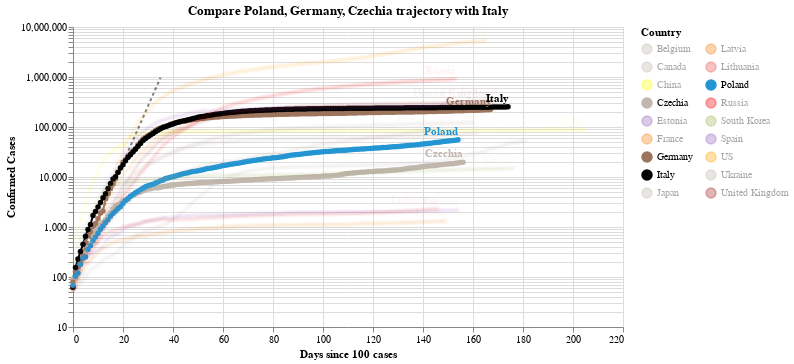

The code cell stored with this chart in its notebook:
### Code cell
#hide_input
chart2 = make_since_chart(dff2,['Poland', 'Germany', 'Czechia'], baseline_countries)
chart2

### Figure 1 — Vega-Lite specification as saved in the notebook (floating-point values rounded to 4 significant figures; data arrays with more than 128 entries replaced by an {"elided": "..."} marker saying what was removed)
{"config": {"view": {"continuousWidth": 400, "continuousHeight": 300}}, "layer": [{"data": {"name": "data-628230001892d6798b50651be41d1b3e"}, "mark": {"type": "line", "color": "black", "opacity": 0.5, "strokeDash": [3, 3]}, "encoding": {"x": {"type": "quantitative", "field": "Days since 100 cases"}, "y": {"type": "quantitative", "field": "Confirmed Cases"}}}, {"data": {"name": "data-8abad08d7608dbf7b0980581373dfdcc"}, "mark": {"type": "line", "point": true}, "encoding": {"color": {"type": "nominal", "field": "Country", "legend": {"columns": 2}, "scale": {"domain": ["Belgium", "Canada", "China", "Czechia", "Estonia", "France", "Germany", "Italy", "Japan", "Latvia", "Lithuania", "Poland", "Russia", "South Korea", "Spain", "US", "Ukraine", "United Kingdom"], "range": ["#C1B7AD", "#C1B7AD", "yellow", "#C1B7AD", "#9467bd", "#F58518", "#9D755D", "black", "#C1B7AD", "#F58518", "#E45756", "#2495D3", "red", "#A1BA59", "#9467bd", "orange", "#C1B7AD", "brown"]}}, "opacity": {"condition": {"value": 1, "selection": "selector002"}, "value": 0.05}, "tooltip": [{"type": "nominal", "field": "Country"}, {"type": "temporal", "field": "Date"}, {"type": "quantitative", "field": "Confirmed Cases"}, {"type": "quantitative", "field": "Days since 100 cases"}], "x": {"type": "quantitative", "field": "Days since 100 cases"}, "y": {"type": "quantitative", "field": "Confirmed Cases", "scale": {"type": "log"}}}, "selection": {"selector002": {"type": "multi", "fields": ["Country"], "bind": "legend", "init": [{"Country": "Poland"}, {"Country": "Germany"}, {"Country": "Czechia"}, {"Country": "Italy"}]}}, "width": 550}, {"data": {"name": "data-8abad08d7608dbf7b0980581373dfdcc"}, "mark": {"type": "text", "align": "right", "dy": -8, "fontWeight": "bold"}, "encoding": {"color": {"type": "nominal", "field": "Country", "legend": {"columns": 2}, "scale": {"domain": ["Belgium", "Canada", "China", "Czechia", "Estonia", "France", "Germany", "Italy", "Japan", "Latvia", "Lithuania", "Poland", "Russia", "South Korea", "Spain", "US", "Ukraine", "United Kingdom"], "range": ["#C1B7AD", "#C1B7AD", "yellow", "#C1B7AD", "#9467bd", "#F58518", "#9D755D", "black", "#C1B7AD", "#F58518", "#E45756", "#2495D3", "red", "#A1BA59", "#9467bd", "orange", "#C1B7AD", "brown"]}}, "opacity": {"condition": {"value": 1, "selection": "selector002"}, "value": 0.05}, "text": {"type": "nominal", "field": "Country"}, "tooltip": [{"type": "nominal", "field": "Country"}, {"type": "temporal", "field": "Date"}, {"type": "quantitative", "field": "Confirmed Cases"}, {"type": "quantitative", "field": "Days since 100 cases"}], "x": {"type": "quantitative", "field": "Days since 100 cases"}, "y": {"type": "quantitative", "field": "Confirmed Cases", "scale": {"type": "log"}}}, "transform": [{"filter": "(datum['Date'] >= 1597363200000)"}], "width": 550}], "title": "Compare Poland, Germany, Czechia trajectory with Italy", "$schema": "https://vega.github.io/schema/vega-lite/v4.0.2.json", "datasets": {"data-628230001892d6798b50651be41d1b3e": [{"Days since 100 cases": 0, "Confirmed Cases": 100.0}, {"Days since 100 cases": 1, "Confirmed Cases": 130.0}, {"Days since 100 cases": 2, "Confirmed Cases": 169.0}, {"Days since 100 cases": 3, "Confirmed Cases": 219.7}, {"Days since 100 cases": 4, "Confirmed Cases": 285.6}, {"Days since 100 cases": 5, "Confirmed Cases": 371.3}, {"Days since 100 cases": 6, "Confirmed Cases": 482.7}, {"Days since 100 cases": 7, "Confirmed Cases": 627.5}, {"Days since 100 cases": 8, "Confirmed Cases": 815.7}, {"Days since 100 cases": 9, "Confirmed Cases": 1060.0}, {"Days since 100 cases": 10, "Confirmed Cases": 1379.0}, {"Days since 100 cases": 11, "Confirmed Cases": 1792.0}, {"Days since 100 cases": 12, "Confirmed Cases": 2330.0}, {"Days since 100 cases": 13, "Confirmed Cases": 3029.0}, {"Days since 100 cases": 14, "Confirmed Cases": 3937.0}, {"Days since 100 cases": 15, "Confirmed Cases": 5119.0}, {"Days since 100 cases": 16, "Confirmed Cases": 6654.0}, {"Days since 100 cases": 17, "Confirmed Cases": 8650.0}, {"Days since 100 cases": 18, "Confirmed Cases": 11250.0}, {"Days since 100 cases": 19, "Confirmed Cases": 14620.0}, {"Days since 100 cases": 20, "Confirmed Cases": 19000.0}, {"Days since 100 cases": 21, "Confirmed Cases": 24710.0}, {"Days since 100 cases": 22, "Confirmed Cases": 32120.0}, {"Days since 100 cases": 23, "Confirmed Cases": 41750.0}, {"Days since 100 cases": 24, "Confirmed Cases": 54280.0}, {"Days since 100 cases": 25, "Confirmed Cases": 70560.0}, {"Days since 100 cases": 26, "Confirmed Cases": 91730.0}, {"Days since 100 cases": 27, "Confirmed Cases": 119300.0}, {"Days since 100 cases": 28, "Confirmed Cases": 155000.0}, {"Days since 100 cases": 29, "Confirmed Cases": 201500.0}, {"Days since 100 cases": 30, "Confirmed Cases": 262000.0}, {"Days since 100 cases": 31, "Confirmed Cases": 340600.0}, {"Days since 100 cases": 32, "Confirmed Cases": 442800.0}, {"Days since 100 cases": 33, "Confirmed Cases": 575600.0}, {"Days since 100 cases": 34, "Confirmed Cases": 748300.0}, {"Days since 100 cases": 35, "Confirmed Cases": 972800.0}], "data-8abad08d7608dbf7b0980581373dfdcc": {"elided": "2967 records"}}}
